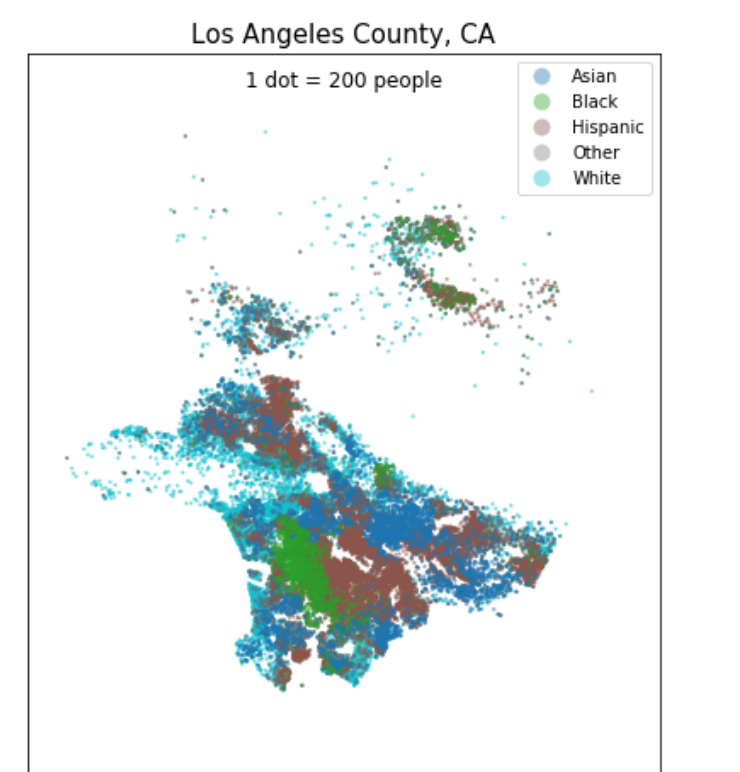
#> input picture viz_population/la_county.png, 740 x 772 px
$ python contour.py
#> lines starting #> are read from the running program, lines starting #| are printed output that depends on the picture; long printed decimals are rounded
import numpy as np
import matplotlib.pyplot as plt
from skimage.color import rgb2gray
from skimage import io
from skimage.filters import gaussian
from skimage.segmentation import active_contour, quickshift
from skimage.util import img_as_float
from random import randint
import cv2
from shapely.geometry import Polygon
from shapely.geometry import Point


def count_population(path):
    img = cv2.imread(path, cv2.IMREAD_GRAYSCALE)
    n_white_pix = np.sum(img != 255)
    return n_white_pix * 100


def find_population_in_contour(snake):

    pl = Polygon(snake)

    minx, miny, maxx, maxy = pl.bounds
    minx, miny, maxx, maxy = int(minx), int(miny), int(maxx), int(maxy)
    box_patch = [[x, y]
                 for x in range(minx, maxx+1) for y in range(miny, maxy+1)]
    pixels = []
    for pb in box_patch:
        pt = Point(pb[0], pb[1])
        if(pl.contains(pt)):
            pixels.append([int(pb[0]), int(pb[1])])

    xcord, ycord = zip(*pixels)

    newl1 = []
    newl2 = []

    for p in pixels:
        x = p[0]
        y = p[1]

        pix = (img[x, y][:-1])

        if (pix != [255, 255, 255]).all():
            newl1.append(x)
            newl2.append(y)

    return (newl1, newl2)


def score(snake, district_count):
    (l1, l2) = find_population_in_contour(snake)
    snake_count = len(l1)
    population_count = count_population('../viz_population/la_county.png')
    ideal_count = population_count / district_count

    ratio1 = snake_count/ideal_count
    ratio2 = ideal_count/snake_count

    if (ratio1 == 1):
        return ratio1

    else:
        return min(ratio1, ratio2)


if __name__ == '__main__':
    img = io.imread('../viz_population/la_county.png')
#> img is the input picture: shape (772, 740, 4); mean R, G, B, A 232.6, 238.4, 238.9, 255
    # img = rgb2gray(img)
    radius = 100
    centers = [(570, 290, 100), (253, 405, 100)]
    # [5 lines of commented-out code are left out]

    init_array = []
    s = np.linspace(0, 2*np.pi, 400)

    for center in centers:
        r = center[0] + center[2]*np.sin(s)
        c = center[1] + center[2]*np.cos(s)
        init = np.array([r, c]).T
        init_array.append(init)

    fig, ax = plt.subplots(figsize=(7, 7))
    snakes = []
    for i in init_array:
        snake = active_contour(img, i, alpha=0.01, beta=0.01,
                               gamma=0.001, w_line=-0.75,
                               boundary_condition='periodic',
                               max_iterations=5000,
                               w_edge=1, coordinates='rc', convergence=0.01)
        snakes.append(snake)

        ax.plot(i[:, 1], i[:, 0], '--r', lw=2)
        ax.plot(snake[:, 1], snake[:, 0], '-b', lw=2)
        ax.plot()
#> after the loop, snakes = 2 point arrays, longest 400 points

    # print(snakes[0])
    ax.imshow(img, cmap=plt.cm.gray)

    ax.set_xticks([]), ax.set_yticks([])
    ax.axis([0, img.shape[1], img.shape[0], 0])
    # cv2.fillPoly(img, pts=[snakes[0]], color=(15, 255, 255))
    # cv2.imshow("", img)

    print(score(snakes[0], 8))
#> in find_population_in_contour, `minx, miny, maxx, maxy = pl.bounds`: minx = 465.3; miny = 208.3; maxx = 687.4; maxy = 395
#> in find_population_in_contour, `minx, miny, maxx, maxy = int(minx), int(miny), int(maxx), int(maxy)`: minx = 465; miny = 208; maxx = 687
#> after the loop in find_population_in_contour, `for pb in box_patch:`: pixels = 24894 items
#> the loop in find_population_in_contour, `for p in pixels:` made 24894 passes
#> (x, y, pix) on passes 1 to 3: (466, 317, [104, 97, 106]), (467, 317, [110, 98, 100]), (468, 316, [96, 128, 129])
#> after the loop in find_population_in_contour, `for p in pixels:`: newl1 = 24108 items
#> in score, `snake_count = len(l1)`: snake_count = 24108
#> in count_population, `img = cv2.imread(path, cv2.IMREAD_GRAYSCALE)`:
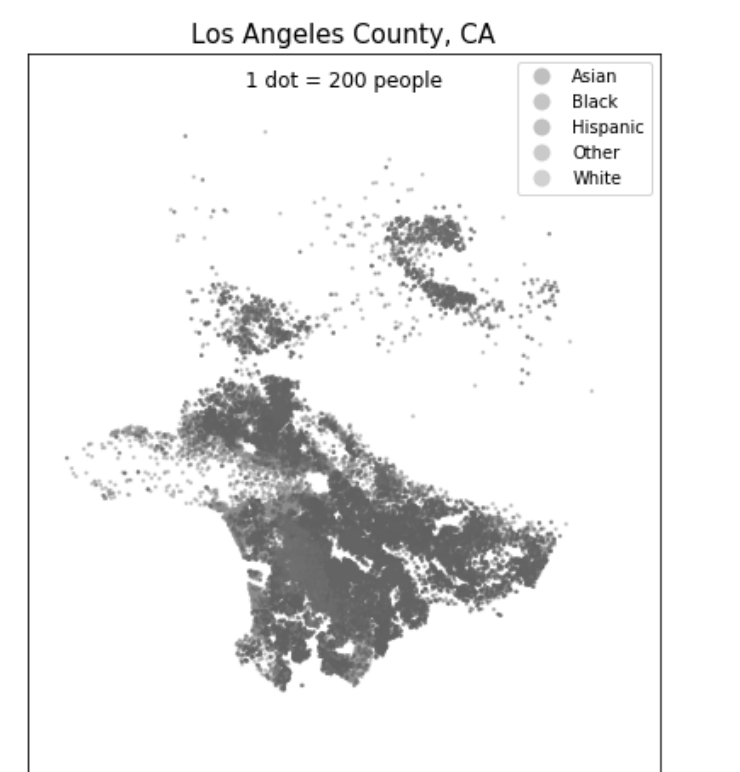
#> img: shape (772, 740); min 0, max 255, mean 236.7
#> in count_population, `n_white_pix = np.sum(img != 255)`: n_white_pix = 107326
#> in score, `population_count = count_population('../viz_population/la_county.png')`: population_count = 10732600
#> in score, `ideal_count = population_count / district_count`: ideal_count = 1341575
#> in score, `ratio1 = snake_count/ideal_count`: ratio1 = 0.018
#> in score, `ratio2 = ideal_count/snake_count`: ratio2 = 55.65
#| 0.01797
#> `# plt.show()`:
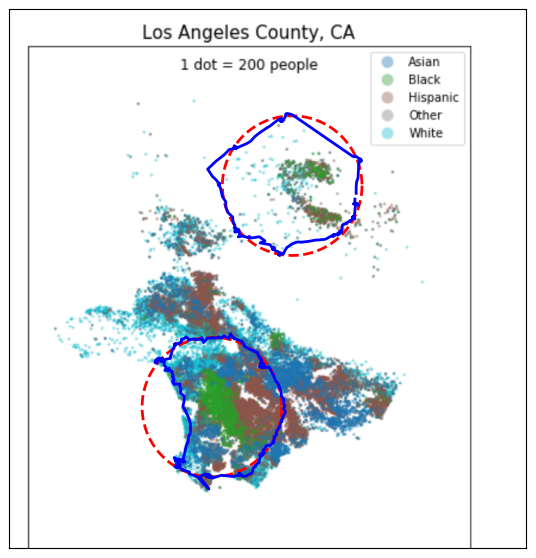
#> figure drawn by matplotlib, 1 panel

    # [9 lines of commented-out code are left out]

$ run again, with viz_population/Alameda_County_Choropleth4.png copied over viz_population/la_county.png
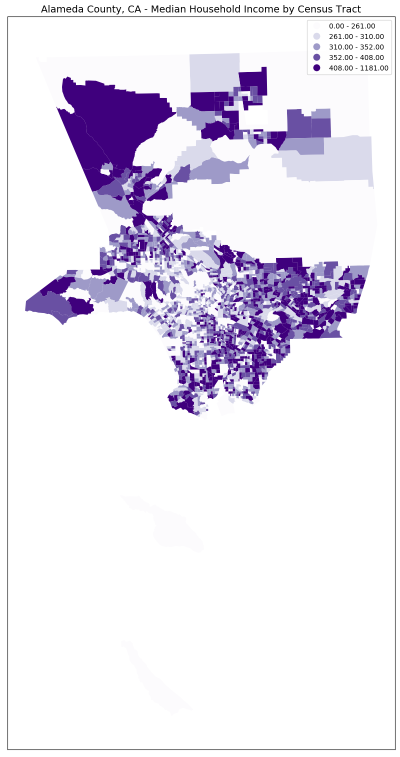
#> input picture viz_population/Alameda_County_Choropleth4.png, 799 x 1514 px (shown at 1/2 size)
#> img is the input picture: shape (1514, 799, 4); mean R, G, B, A 232.1, 227.3, 239.7, 255
#> after the loop `for i in init_array:`: snakes = 2 point arrays, longest 400 points
#> in find_population_in_contour, `minx, miny, maxx, maxy = pl.bounds`: minx = 468.3; miny = 188.3; maxx = 673.5; maxy = 395.5
#> in find_population_in_contour, `minx, miny, maxx, maxy = int(minx), int(miny), int(maxx), int(maxy)`: minx = 468; miny = 188; maxx = 673; maxy = 395
#> after the loop in find_population_in_contour, `for pb in box_patch:`: pixels = 26765 items
#> the loop in find_population_in_contour, `for p in pixels:` made 26765 passes
#> (x, y, pix) on passes 1 to 3: (469, 279, [150, 131, 189]), (470, 278, [63, 0, 125]), (470, 279, [63, 0, 125])
#> after the loop in find_population_in_contour, `for p in pixels:`: newl1 = 26760 items
#> snake_count = 26760
#> in count_population, `img = cv2.imread(path, cv2.IMREAD_GRAYSCALE)`:
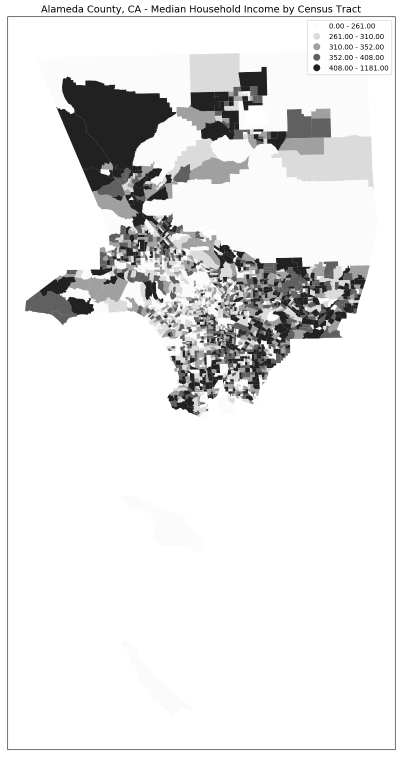
#> img: shape (1514, 799) (shown at 1/2 size); min 0, max 255, mean 230
#> n_white_pix = 390891
#> population_count = 39089100
#> ideal_count = 4886137.5
#> ratio1 = 0.00548
#> ratio2 = 182.6
#| 0.005477
#> `# plt.show()`:
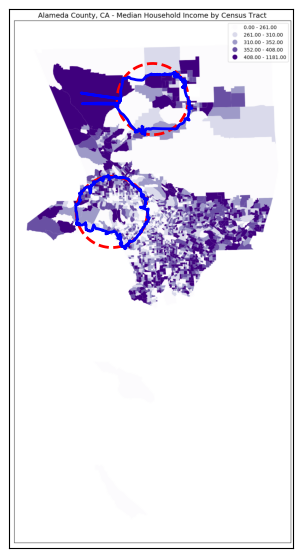
#> figure drawn by matplotlib, 1 panel
